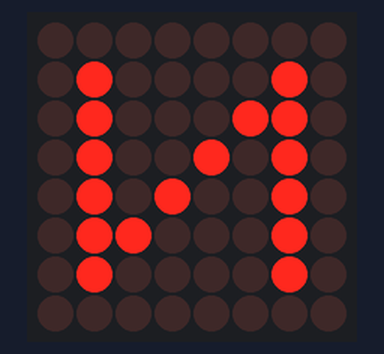
This sketch was run on a simulated Arduino Uno, built with avr-gcc and run on an emulated ATmega328P. Shown: 8×8 LED matrix. Wiring (inferred from the names in the program): LED matrix (orientation assumed): rows pin 6, pin 11, pin 10, pin 3, A3, pin 4, pin 8, pin 9; columns pin 2, pin 7, A5, pin 5, pin 13, A4, pin 12, A2.

Above: at 0.1 s.
At 1.0 s:
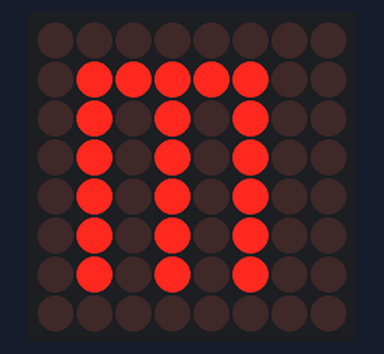
At 3.7 s:
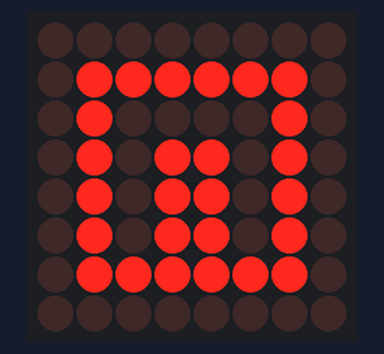
At 4.6 s:
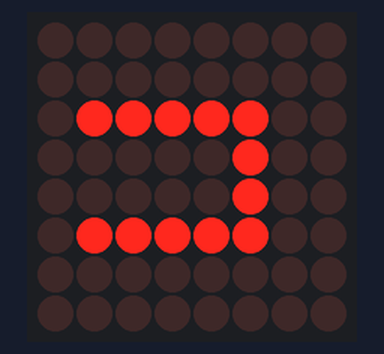
At 6.3 s:
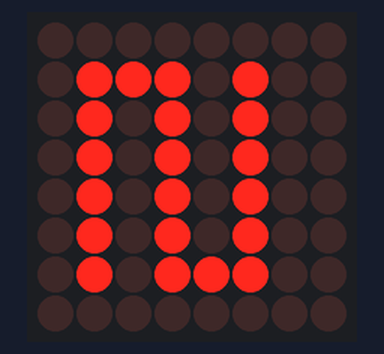
At 7.7 s:
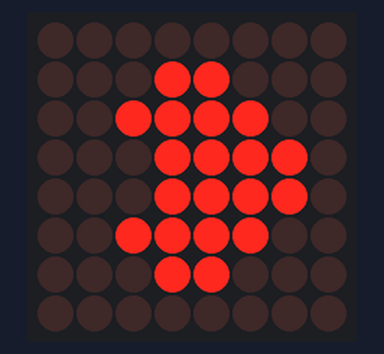

Measured:
- by itself, everything shown: repeats every 8.4 s, in 10 steps
- what the display in image 0 shows lasts 0.9 s, from 0.0 s to 0.9 s

The sketch:

zerobugs.ino
```cpp
// 2-dimensional array of row pin numbers:
int R[] = {2,7,A5,5,13,A4,12,A2};
// 2-dimensional array of column pin numbers:
int C[] = {6,11,10,3,A3,4,8,9};

unsigned char biglove[8][8] =
{
  0,0,0,0,0,0,0,0,
  0,1,1,0,0,1,1,0,
  1,1,1,1,1,1,1,1,
  1,1,1,1,1,1,1,1,
  1,1,1,1,1,1,1,1,
  0,1,1,1,1,1,1,0,
  0,0,1,1,1,1,0,0,
  0,0,0,1,1,0,0,0,
};
unsigned char R1[8][8] =
{
  1,1,1,1,1,0,0,0,
  1,0,0,0,0,1,0,0,
  1,0,0,0,1,0,0,0,
  1,0,0,1,0,0,0,0,
  1,0,1,0,0,0,0,0,
  1,0,0,1,0,0,0,0,
  1,0,0,0,1,0,0,0,
  1,0,0,0,0,1,0,0,
};
unsigned char O[8][8] =
{
  0,0,0,0,0,0,0,0,
  0,1,1,1,1,1,1,0,
  0,1,0,0,0,0,1,0,
  0,1,0,0,0,0,1,0,
  0,1,0,0,0,0,1,0,
  0,1,0,0,0,0,1,0,
  0,1,1,1,1,1,1,0,
  0,0,0,0,0,0,0,0,
};

unsigned char Z[8][8] =
{
  0,0,0,0,0,0,0,0,
  0,1,1,1,1,1,1,0,
  0,0,0,0,0,1,0,0,
  0,0,0,0,1,0,0,0,
  0,0,0,1,0,0,0,0,
  0,0,1,0,0,0,0,0,
  0,1,1,1,1,1,1,0,
  0,0,0,0,0,0,0,0,
};
unsigned char E[8][8] =
{
  0,0,0,0,0,0,0,0,
  0,1,1,1,1,1,1,0,
  0,1,0,0,0,0,0,0,
  0,1,1,1,1,1,1,0,
  0,1,0,0,0,0,0,0,
  0,1,1,1,1,1,1,0,
  0,0,0,0,0,0,0,0,
  0,0,0,0,0,0,0,0,
};
unsigned char smalllove[8][8] =
{
  0,0,0,0,0,0,0,0,
  0,0,0,0,0,0,0,0,
  0,0,1,0,0,1,0,0,
  0,1,1,1,1,1,1,0,
  0,1,1,1,1,1,1,0,
  0,0,1,1,1,1,0,0,
  0,0,0,1,1,0,0,0,
  0,0,0,0,0,0,0,0,
};
unsigned char B[8][8] =
{
  0,0,0,0,0,0,0,0,
  0,1,1,1,1,1,1,0,
  0,1,0,0,0,0,1,0,
  0,1,0,1,1,1,1,0,
  0,1,0,1,1,1,1,0,
  0,1,0,0,0,0,1,0,
  0,1,1,1,1,1,1,0,
  0,0,0,0,0,0,0,0,
};
unsigned char U[8][8] =
{
  0,0,0,0,0,0,0,0,
  0,0,1,0,0,1,0,0,
  0,0,1,0,0,1,0,0,
  0,0,1,0,0,1,0,0,
  0,0,1,0,0,1,0,0,
  0,0,1,1,1,1,0,0,
  0,0,0,0,0,0,0,0,
  0,0,0,0,0,0,0,0,
};
unsigned char G[8][8] =
{
  0,0,0,0,0,0,0,0,
  0,1,1,1,1,1,1,0,
  0,1,0,0,0,0,0,0,
  0,1,0,0,0,0,0,0,
  0,1,0,1,1,1,1,0,
  0,1,0,0,0,0,1,0,
  0,1,1,1,1,1,1,0,
  0,0,0,0,0,0,0,0,
};
unsigned char S[8][8] =
{
  0,0,0,0,0,0,0,0,
  0,1,1,1,1,1,1,0,
  0,1,0,0,0,0,0,0,
  0,1,1,1,1,1,1,0,
  0,0,0,0,0,0,1,0,
  0,1,1,1,1,1,1,0,
  0,0,0,0,0,0,0,0,
  0,0,0,0,0,0,0,0,
};
void setup()
{
   // iterate over the pins:
  for(int i = 0;i<8;i++)
  // initialize the output pins:
  {
    pinMode(R[i],OUTPUT);
    pinMode(C[i],OUTPUT);
  }
}

void loop()
{
  for(int i = 0 ; i < 100 ; i++)        //Loop display 100 times
  {
    Display(Z);                   //Display "Z"
  }
  for(int i = 0 ; i < 100 ; i++)        //Loop display 100 times
  {
    Display(E);                   //Display "E"
  }
  for(int i = 0 ; i < 100 ; i++)        //Loop display 100 times
  {
    Display(R1);                   //Display "R"
  }
  for(int i = 0 ; i < 100 ; i++)        //Loop display 100 times
  {
    Display(O);                   //Display "O"
  }

  for(int i = 0 ; i < 100 ; i++)        //Loop display 100 times
  {
    Display(B);                   //Display "B"
  }
  for(int i = 0 ; i < 100 ; i++)        //Loop display 100 times
  {
    Display(U);                   //Display "U"
  }
  for(int i = 0 ; i < 100 ; i++)        //Loop display 100 times
  {
    Display(G);                   //Display "G"
  }
  for(int i = 0 ; i < 100 ; i++)        //Loop display 100 times
  {
    Display(S);                   //Display "S"
  }
  for(int i = 0 ; i < 50 ; i++)         //Loop display 50 times
  {
    Display(biglove);                 //Display the "Big Heart"
  }
   for(int i = 0 ; i < 100 ; i++)        //Loop display 100 times
  {
    Display(smalllove);                   //Display the "Small Heart"
  }
}

void Display(unsigned char dat[8][8])
{
  for(int c = 0; c<8;c++)
  {
    digitalWrite(C[c],LOW);//use thr column
    //loop
    for(int r = 0;r<8;r++)
    {
      digitalWrite(R[r],dat[r][c]);
    }
    delay(1);
    Clear();  //Remove empty display light
  }
}

void Clear()
{
  for(int i = 0;i<8;i++)
  {
    digitalWrite(R[i],LOW);
    digitalWrite(C[i],HIGH);
  }
}
```
